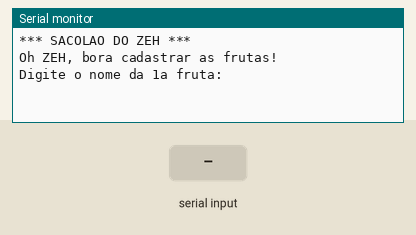
Simulated run of this sketch. Board: Arduino Uno, built with avr-gcc and run on an emulated ATmega328P. Parts: the last lines printed to the serial monitor. Inputs (shaded band) come from the test bench.

Above: at 0.8 s.
0.9 s: "90,45\n" received over Serial
At 3.0 s:
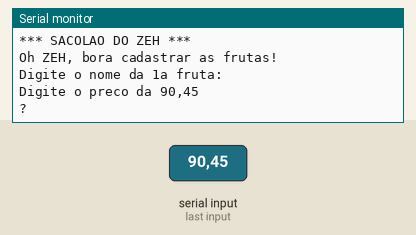
3.4 s: "5\n" received over Serial
At 5.7 s:
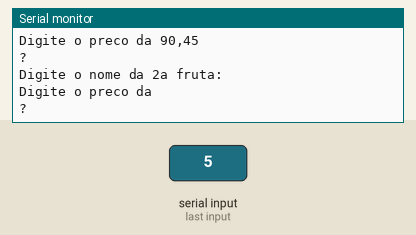

The sketch:

Vetores_Cadastro_de_Frutas_com_Pre_o.ino
```cpp
// C++

String frutas[6];
float precosFrutas[6];

void setup()
{
  Serial.begin(9600);

  Serial.println("*** SACOLAO DO ZEH ***");
  Serial.println();
  Serial.println("Oh ZEH, bora cadastrar as frutas!");
  Serial.println();

  for (int i = 0; i <= 5; i++)
  {
    // Ler o nome da fruta
    Serial.println("Digite o nome da " + String(i + 1) + "a fruta: ");
    while (!Serial.available());
    frutas[i] = Serial.readString();


    // Ler o preço da fruta
    Serial.println("Digite o preco da " + frutas[i] + "? ");
    while (!Serial.available());
    precosFrutas[i] = Serial.parseFloat();
  }

  Serial.println();
  Serial.println("========= TABELA DO SACOLAO =========");
  Serial.println("Posicao | Nome da Fruta | Preco (R$)");
  Serial.println("--------------------------------------");

  for (int i = 0; i <= 5; i++)
  {
    Serial.println(String(i + 1) + "       | " + frutas[i] + " | R$ " + String(precosFrutas[i], 2));
  }
}

void loop()
{

}
```

Measured:
- after the input at 0.9 s, the serial monitor: prints a new line after 1.0 s (image 1)
- after the input at 3.4 s, the serial monitor: prints a new line at once (image 2)
